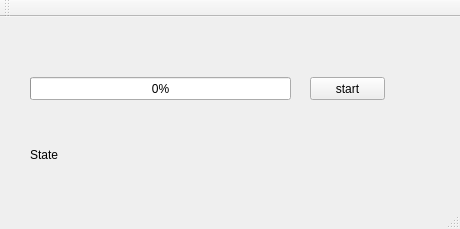
<?xml version="1.0" encoding="UTF-8"?>
<ui version="4.0">
 <class>serverClass</class>
 <widget class="QMainWindow" name="serverClass">
  <property name="geometry">
   <rect>
    <x>0</x>
    <y>0</y>
    <width>460</width>
    <height>229</height>
   </rect>
  </property>
  <property name="windowTitle">
   <string>server</string>
  </property>
  <widget class="QWidget" name="centralWidget">
   <widget class="QPushButton" name="pushButton">
    <property name="geometry">
     <rect>
      <x>310</x>
      <y>60</y>
      <width>75</width>
      <height>23</height>
     </rect>
    </property>
    <property name="text">
     <string>start</string>
    </property>
   </widget>
   <widget class="QLabel" name="statuslabel">
    <property name="geometry">
     <rect>
      <x>30</x>
      <y>130</y>
      <width>121</width>
      <height>16</height>
     </rect>
    </property>
    <property name="text">
     <string>State</string>
    </property>
   </widget>
   <widget class="QProgressBar" name="progressBar">
    <property name="geometry">
     <rect>
      <x>30</x>
      <y>60</y>
      <width>261</width>
      <height>23</height>
     </rect>
    </property>
    <property name="value">
     <number>0</number>
    </property>
   </widget>
  </widget>
  <widget class="QMenuBar" name="menuBar">
   <property name="geometry">
    <rect>
     <x>0</x>
     <y>0</y>
     <width>460</width>
     <height>23</height>
    </rect>
   </property>
  </widget>
  <widget class="QToolBar" name="mainToolBar">
   <attribute name="toolBarArea">
    <enum>TopToolBarArea</enum>
   </attribute>
   <attribute name="toolBarBreak">
    <bool>false</bool>
   </attribute>
  </widget>
  <widget class="QStatusBar" name="statusBar"/>
 </widget>
 <layoutdefault spacing="6" margin="11"/>
 <resources>
  <include location="server.qrc"/>
 </resources>
 <connections/>
</ui>
